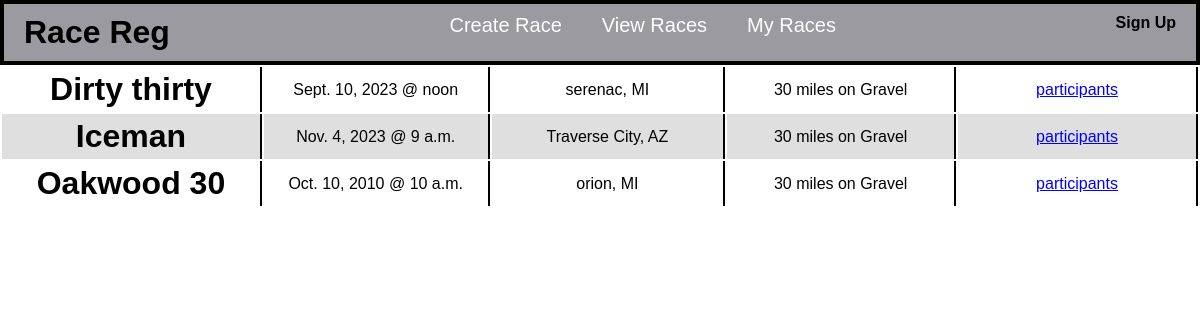
Screenshot of /seeraces/ with the database file from the repository.
### races/models.py (models this page shows, shortened)
class Race(models.Model):
    name = models.CharField(default= "",max_length=24, unique=True)
    state = models.CharField(max_length=16, choices=states)
    city = models.CharField(max_length=16)
    distance = models.IntegerField()
    discipline = models.CharField(max_length=6,choices=(('Gravel', 'Gravel'), ('Road', 'Road'), ('MTB', 'MTB')))
    date = models.DateField()
    time = models.TimeField()
    owner = models.ForeignKey(MyUser, related_name='owner', on_delete=models.CASCADE, default='')

### races/views.py (the view)
# urls.py: path('seeraces/', views.see_races, name='races'),
def see_races(request):
    races = Race.objects.get_queryset()
    return render(request, 'races/seeraces.html', {
        'races': races
    })

### races/templates/races/seeraces.html
{% extends "races/base.html" %}
{% load static %}t
{% block script %}
    <link rel="stylesheet" href="{% static 'races/seeraces.css' %}">
{% endblock %}
{% block content %}
    <div class="content">
        <table>
            {% for race in races|dictsort:"name"  %}
                <tr class="race">
                    <td class="race_item">
                        <h1>
                            <a href="{% url 'view race' race.name %}">{{race.name}}</a>
                        </h1>
                    </td>
                    <td class="race_item">
                        {{race.date}} @ {{race.time}}
                    </td>
                    <td class="race_item">
                        {{race.city}}, {{race.state}}
                    </td>
                    <td class="race_item">
                        {{race.distance}} miles on {{race.discipline}}
                    </td>
                    <td>
                        <a class="participants" href="{% url 'view participants' race.name %}">participants</a>
                    </td>
                </tr>
            {% endfor %}
        </table>
    </div>
{% endblock %}

### races/static/races/seeraces.css (style rules this page uses)
* { margin: 0; padding: 0; font-family: sans-serif; }
a { text-decoration: none; color: black; }
.participants { text-decoration: underline; color: blue; }
tr:nth-child(even) { background-color: rgb(223, 223, 223); }
tr:nth-child(odd) { background-color: white; }
td { text-align: center; width: 300px; border-right: 2px solid black; padding: 4px; padding: none; margin: none; }

### rows the page displays
Race: name "Dirty thirty", date "Sept. 10, 2023", time "noon", city "serenac", state "MI", distance "30", discipline "Gravel"
Race: name "Iceman", date "Nov. 4, 2023", time "9 a.m.", city "Traverse City", state "AZ", distance "30", discipline "Gravel"
Race: name "Oakwood 30", date "Oct. 10, 2010", time "10 a.m.", city "orion", state "MI", distance "30", discipline "Gravel"
